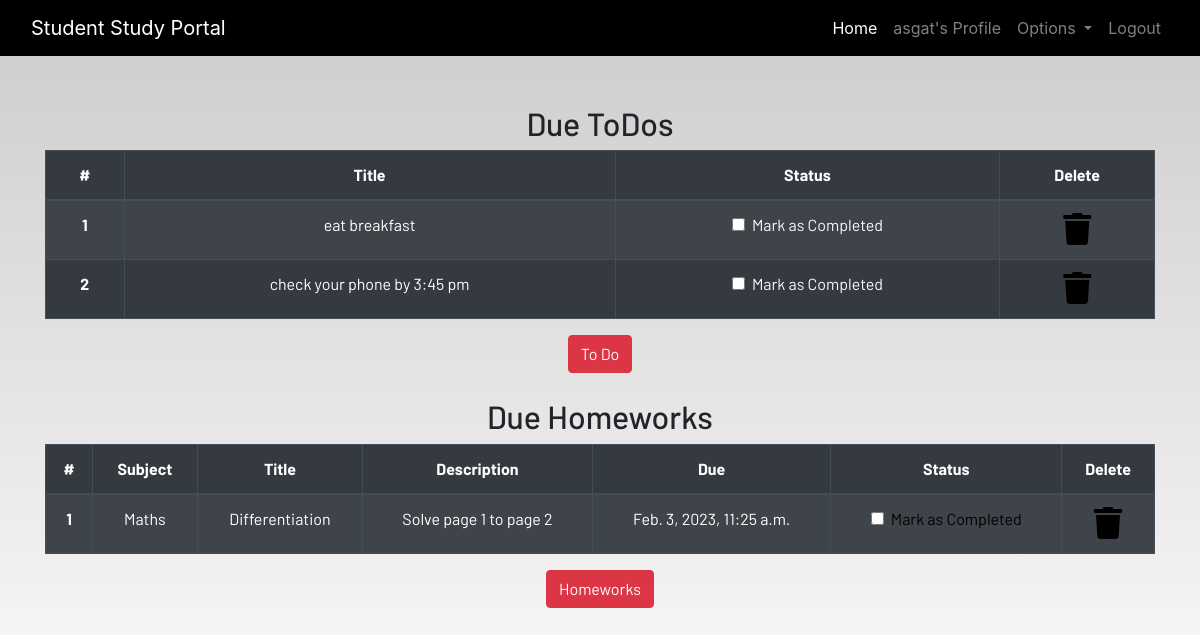
The page /profile/ (signed in) on the database as committed earlier.
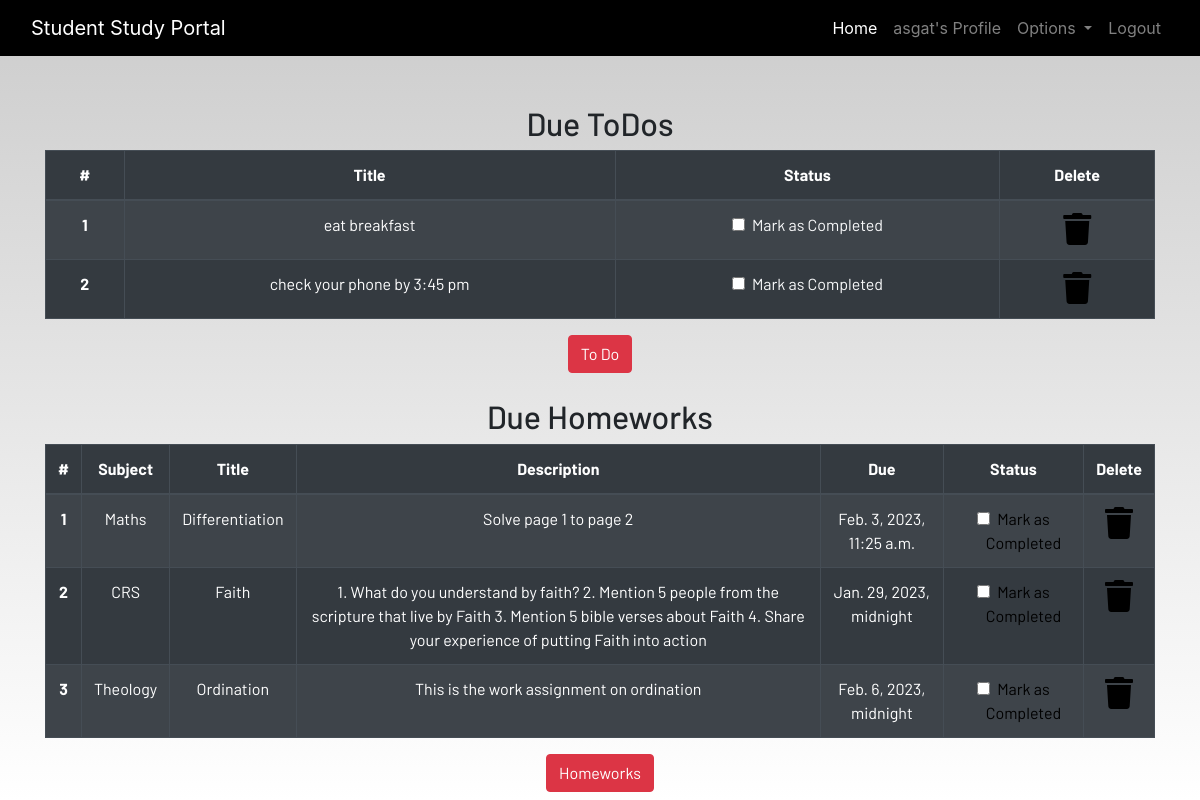
The same page on the database as committed later.
### dashboard/models.py (models this page shows, shortened)
class Todo(models.Model):
    user = models.ForeignKey(User, on_delete=models.CASCADE)
    title=models.CharField(max_length=150)
    is_finished=models.BooleanField(default=False)

class Homework(models.Model):
    user = models.ForeignKey(User, on_delete=models.CASCADE)
    subject = models.CharField(max_length=50)
    title=models.CharField(max_length=100)
    description=models.TextField()
    due=models.DateTimeField()
    is_finished=models.BooleanField(default=False)

### dashboard/views.py (the view)
# urls.py: path('profile/',userregistration_views.profile,name='profile'),
@login_required
def profile(request):
    homeworks = Homework.objects.filter(is_finished=False,user=request.user)
    todos = Todo.objects.filter(is_finished=False,user=request.user)
    if len(homeworks)==0:
        homework_done = True
    else:
        homework_done = False
    if len(todos)==0:
        todos_done = True
    else:
        todos_done = False
    context = {
        'homeworks':homeworks,
        'todos':todos,
        'homework_done':homework_done,
        'todos_done':todos_done
    }
    return render(request,"dashboard/profile.html",context)

### dashboard/templates/dashboard/profile.html (shortened to what this page needs)
{% extends 'dashboard/base.html' %} {% load static %}
{% load crispy_forms_tags%}
{% block content %}
<section class="text-center">
    <div class="container">
    {% if not todos_done %}
        <h2>Due ToDos</h2>
        <table class="table table-striped table-bordered table-hover table-dark">
            <thead>
                <tr>
                    <th scope="col">#</th>
                    <th scope="col">Title</th>
                    <th scope="col">Status</th>
                    <th scope="col">Delete</th>
                </tr>
            </thead>
            <tbody>
                {% for todo in todos %}
                <tr>
                    <th scope="row">{{forloop.counter}}</th>
                    <td>{{todo.title}}</td>
                    <td>
                        <a href="{% url 'dashboard:updatetodo' todo.id  %}">
                            <div class="form-check">
                                {% if todo.is_finished == True %}
                                <input class="form-check-input" type="checkbox" value="" checked>
                                {%else%}
                                <input class="form-check-input" type="checkbox" value="">
                                {% endif%}
                                <label class="form-check-label text-light" for="flexCheckDefault">
                                    Mark as Completed
                                </label>
                            </div>
                        </a>
                    </td>
                    <td><a href="{% url 'dashboard:deltodo' todo.id %}"><i class="fa fa-trash fa-2x"></i></a></td>
                </tr>
                {% endfor %}
            </tbody>
        </table>
    {% else %}
        <h3>All To dos are completed!!!!</h3>
    {% endif %}
        <a href="{% url 'dashboard:todo' %}" class="btn btn-danger">To Do</a>
        <br><br>
        {% if not homework_done %}
        <h2>Due Homeworks</h2>
        <table class="table table-striped table-bordered table-hover table-dark">
            <thead>
                <tr>
                    <th scope="col">#</th>
                    <th scope="col">Subject</th>
                    <th scope="col">Title</th>
                    <th scope="col">Description</th>
                    <th scope="col">Due</th>
                    <th scope="col">Status</th>
                    <th scope="col">Delete</th>
                </tr>
            </thead>
            <tbody>
                {% for homework in homeworks %}
                <tr>
                    <th scope="row">{{forloop.counter}}</th>
                    <td>{{homework.subject}}</td>
                    <td>{{homework.title}}</td>
                    <td>{{homework.description}}</td>
                    <td>{{homework.due}}</td>
                    <td>
                        <a href="{% url 'dashboard:updatehomework' homework.id %}">
                            <div class="form-check">
                                {% if homework.is_finished == True %}
                                <input class="form-check-input" type="checkbox" value="" checked>
                                {%else%}
                                <input class="form-check-input" type="checkbox" value=">
                                {% endif %}
                                <label class="form-check-label text-light" for="flexCheckDefault">
                                    Mark as Completed
                            </div>
                        </a>
                    </td>
                    <td><a href="{% url 'dashboard:delhomework' homework.id %}"><i class="fa fa-trash fa-2x"></i></a></td>
                </tr>
                {% endfor %}
            </tbody>
        </table>
        {% else %}
        <h3>All To homeworks are completed!!!!</h3>
        {% endif %}
        <a href="{% url 'dashboard:homework' %}" class="btn btn-danger">Homeworks</a>
    </div>
</section>
{% endblock content %}

Rows that differ between the two databases and show on the page:
now on this page (row edited): Homework: subject "CRS", title "Faith", description "1. What do you understand by faith? 2. Mention 5 people from the scripture that live by Faith 3. Mention 5 bible verses about Faith 4. Share your experience of putting Faith into action", due "Jan. 29, 2023, midnight"
added Homework: subject "Theology", title "Ordination", description "This is the work assignment on ordination", due "Feb. 6, 2023, midnight"
